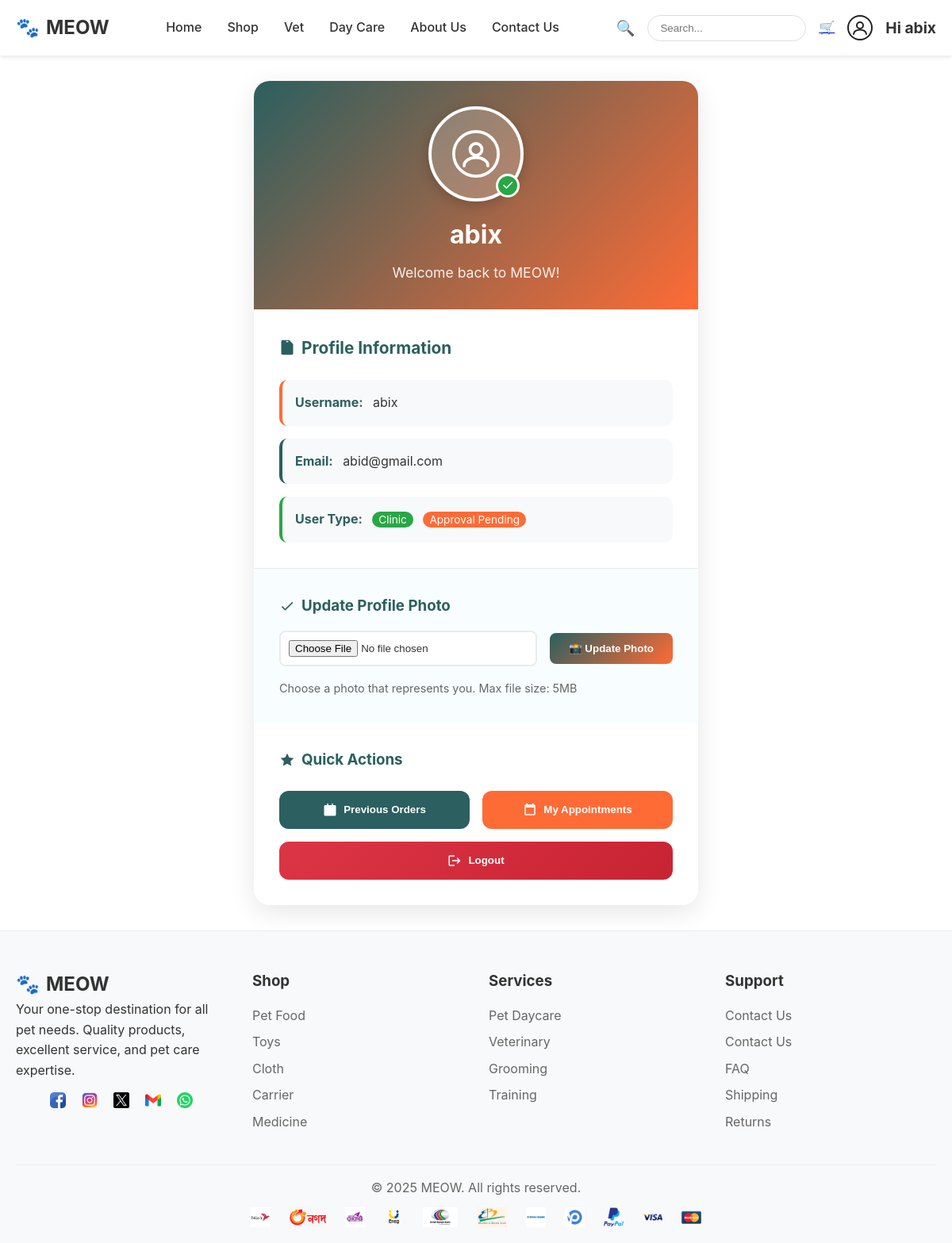
/users/profile/ (signed in), run on an earlier commit of the app's database.
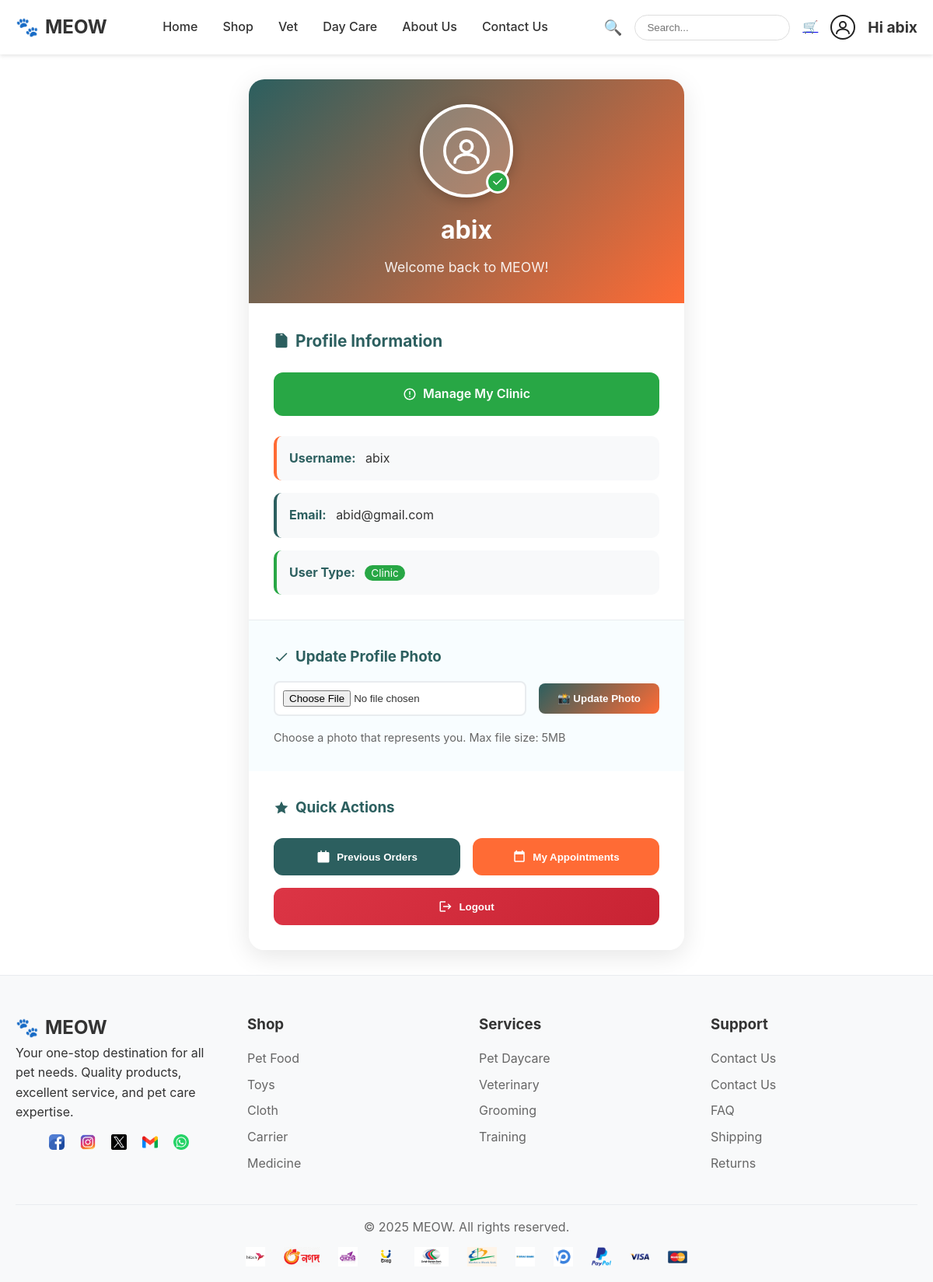
And on a later commit of the database.
### users/views.py (the view, shortened to what this page needs)
# urls.py: path('profile/', views.profile, name='profile'),
@login_required
def profile(request):
    User = get_user_model()
    return render(request, 'profile.html')

### shop/context_processors.py (called while the page is built)
def cart_context(request):
    cart = request.session.get('cart', {})
    if isinstance(cart, list):
        cart_count = len(cart)
    else:
        cart_count = sum(cart.values()) if cart else 0
    return {
        'cart_count': cart_count
    }

### templates/profile.html (shortened to what the changed rows need)
{% extends "base.html" %}
{% block content %}
<div style="max-width:600px;margin:2rem auto;padding:0 20px;">
    <div style="background:#fff;border-radius:20px;box-shadow:0 8px 32px rgba(0,0,0,0.1);overflow:hidden;">
        <div style="background:linear-gradient(135deg, #2c5f5f 0%, #ff6b35 100%);padding:2rem;text-align:center;color:#fff;">
            <h1 style="margin:0;font-size:2rem;font-weight:700;">{{ user.get_full_name|default:user.username }}</h1>
        </div>
        <div style="padding:2rem;">
            <div style="display:grid;gap:1rem;">
                {% if user.is_clinic and user.is_approved %}
                <a href="{% url 'vets:my_clinic' %}" style="background:#28a745;color:#fff;padding:15px 20px;border:none;border-radius:12px;font-weight:600;cursor:pointer;width:100%;display:flex;align-items:center;justify-content:center;gap:8px;transition:transform 0.3s;text-decoration:none;margin-bottom:10px;">
                    <svg width="18" height="18" fill="#fff" viewBox="0 0 24 24"><path d="M12 2C6.48 2 2 6.48 2 12s4.48 10 10 10 10-4.48 10-10S17.52 2 12 2zm0 18c-4.41 0-8-3.59-8-8s3.59-8 8-8 8 3.59 8 8-3.59 8-8 8zm-1-13h2v6h-2zm0 8h2v2h-2z"/></svg>
                    Manage My Clinic
                </a>
                {% endif %}
                <div style="background:#f8f9fa;padding:1rem;border-radius:10px;border-left:4px solid #ff6b35;">
                    <strong style="color:#2c5f5f;">Username:</strong>
                    <span style="margin-left:8px;">{{ user.username }}</span>
                </div>
                <div style="background:#f8f9fa;padding:1rem;border-radius:10px;border-left:4px solid #2c5f5f;">
                    <strong style="color:#2c5f5f;">Email:</strong>
                    <span style="margin-left:8px;">{{ user.email }}</span>
                </div>
                <div style="background:#f8f9fa;padding:1rem;border-radius:10px;border-left:4px solid #28a745;">
                    <strong style="color:#2c5f5f;">User Type:</strong>
                    <span style="margin-left:8px;background:#28a745;color:#fff;padding:2px 8px;border-radius:12px;font-size:0.85rem;">{{ user.user_type|capfirst }}</span>
                    {% if user.is_seller or user.is_clinic %}
                        {% if not user.is_approved %}
                            <span style="margin-left:8px;background:#ff6b35;color:#fff;padding:2px 8px;border-radius:12px;font-size:0.85rem;">Approval Pending</span>
                        {% endif %}
                    {% endif %}
                </div>
            </div>
        </div>
    </div>
</div>
{% endblock %}

What changed in the data, as far as the page shows it:
changed CustomUser "abix": is_approved False → True (drawn)
Also different on the page:
text no longer shown: "Approval Pending"
text now shown: "Manage My Clinic"
